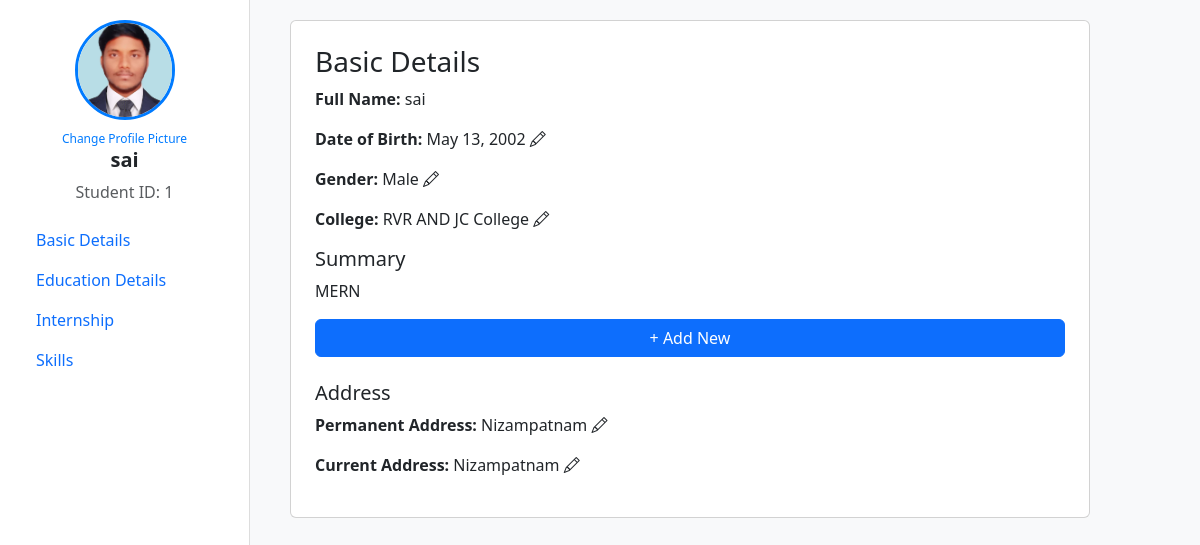
/profile/ (signed in), run on an earlier commit of the app's database.
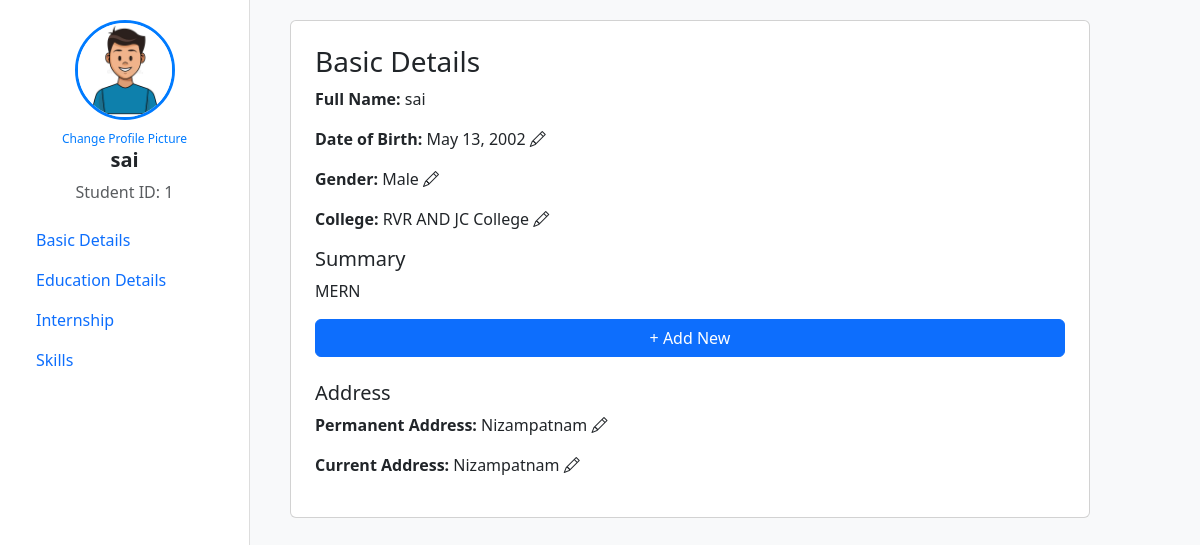
And on a later commit of the database.
### lms/models.py (models this page shows, shortened)
class Student(models.Model):
    user = models.OneToOneField(User, on_delete=models.CASCADE)
    username = models.CharField(max_length=150, unique=True)
    email = models.EmailField(unique=True, null=True, blank=True)
    password = models.CharField(max_length=128,null=True, blank=True)
    role_type = models.CharField(max_length=10, default="student")
    profile_picture = models.ImageField(upload_to='profile_pics/', default='default.jpg') # ✅ Added
    dob = models.DateField(null=True, blank=True)
    gender = models.CharField(max_length=10, choices=[("Male", "Male"), ("Female", "Female")],default="Male")
    college = models.CharField(max_length=200, null=True, blank=True)
    permanent_address = models.TextField(null=True, blank=True)
    current_address = models.TextField(null=True, blank=True)
    summary = models.TextField(null=True, blank=True)

### lms/views.py (the view, shortened to what this page needs)
# urls.py: path("profile/", profile_view, name="profile"),
@login_required
def profile_view(request):
    student = getattr(request.user, 'student', None)
    teacher = getattr(request.user, 'teacher', None)
    if not (student or teacher):
        return redirect('dashboard')
    user_profile = student if student else teacher
    is_student = student is not None
    is_teacher = teacher is not None
    education_list = Education.objects.filter(student=student) if is_student else Education.objects.filter(teacher=teacher)
    internship_list = Internship.objects.filter(student=student) if is_student else Internship.objects.filter(teacher=teacher)
    skills_list = Skill.objects.filter(student=student) if is_student else Skill.objects.filter(teacher=teacher)
    return render(request, 'profile.html', {
        'user_profile': user_profile,
        'is_student': is_student,
        'is_teacher': is_teacher,
        'education_list': education_list,
        'internship_list': internship_list,
        'skills_list': skills_list,
    })

### lms/templates/profile.html (shortened to what this page needs)
<!DOCTYPE html>
<html lang="en">
<head>
        <link rel="stylesheet" href="https://cdn.jsdelivr.net/npm/bootstrap-icons/font/bootstrap-icons.css">
<link href="https://cdn.jsdelivr.net/npm/bootstrap@5.3.0/dist/css/bootstrap.min.css" rel="stylesheet">
</head>
<body>
    <div class="container-fluid">
        <div class="row">
            <div class="sidebar">
                <div class="profile-header">
                    <form id="upload-form" enctype="multipart/form-data">
                        <label for="profile-upload">
                            <img id="profile-img" src="{{ user_profile.profile_picture.url }}" alt="Profile Picture" class="profile-picture">
                        </label>
                        <span class="upload-btn">Change Profile Picture</span>
                    </form>
                    <h5><strong>{{ user_profile.username }}</strong></h5>
                    {% if is_student %}
                        <p class="text-muted">Student ID: {{ user_profile.id }}</p>
                    {% elif is_teacher %}
                        <p class="text-muted">Teacher ID: {{ user_profile.id }}</p>
                    {% endif %}
                </div>
                <nav class="nav flex-column">
                    <a class="nav-link" onclick="showSection('basic-details')">Basic Details</a>
                    <a class="nav-link" onclick="showSection('education-details')">Education Details</a>
                    <a class="nav-link" onclick="showSection('internship-work')">Internship</a>
                    <a class="nav-link" onclick="showSection('skills')">Skills</a>
                </nav>
            </div>
<div class="main-content">
    <div class="details-card card p-4" id="basic-details">
        <h3>Basic Details</h3>
        <p><strong>Full Name:</strong> {{ user_profile.username }}</p>
        <p>
            <strong>Date of Birth:</strong>
            <span id="dob">{{ user_profile.dob }}</span>
            <span class="edit-btn" onclick="editField('dob')">
                <i class="bi bi-pencil"></i>
            </span>
        </p>
        <p>
            <strong>Gender:</strong>
            <span id="gender">{{ user_profile.gender }}</span>
            <span class="edit-btn" onclick="editField('gender')">
                <i class="bi bi-pencil"></i>
            </span>
        </p>
        <p>
            <strong>{% if is_student %}College:{% elif is_teacher %}Institution:{% endif %}</strong>
            <span id="college">{{ user_profile.college }}</span>
            <span class="edit-btn" onclick="editField('college')">
                <i class="bi bi-pencil"></i>
            </span>
        </p>
        <h5>Summary</h5>
        <p id="summary-text">{{ user_profile.summary|default:"You have not added a profile summary yet." }}</p>
        <button class="btn btn-primary" onclick="addSummary()">+ Add New</button>
        <h5 class="mt-4">Address</h5>
        <p>
            <strong>Permanent Address:</strong>
            <span id="permanent_address">{{ user_profile.permanent_address }}</span>
            <span class="edit-btn" onclick="editField('permanent_address')">
                <i class="bi bi-pencil"></i>
            </span>
        </p>
        <p>
            <strong>Current Address:</strong>
            <span id="current_address">{{ user_profile.current_address }}</span>
            <span class="edit-btn" onclick="editField('current_address')">
                <i class="bi bi-pencil"></i>
            </span>
        </p>
    </div>
            </div>
        </div>
    </div>
</body>
</html>

What changed in the data, as far as the page shows it:
changed Student "sai": profile_picture: a different picture
